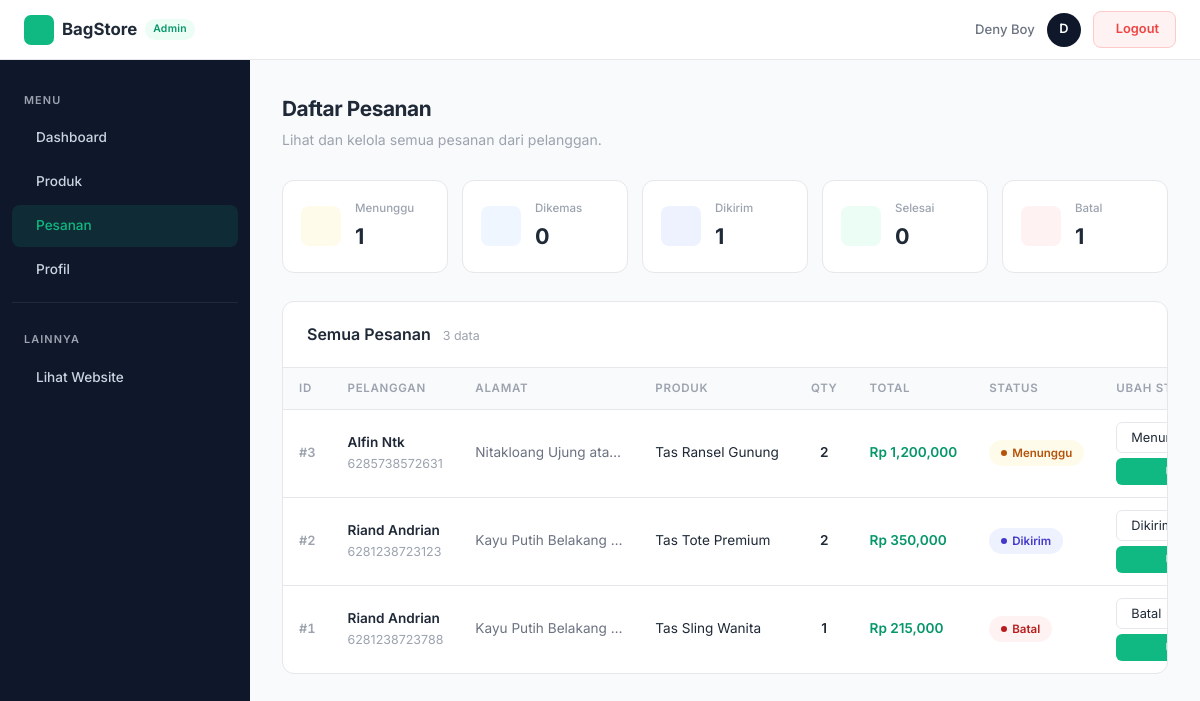
/admin/orders (signed in), run on the app's committed database.
### tables this page shows
CREATE TABLE orders (
    id INTEGER PRIMARY KEY AUTOINCREMENT,
    nama_pelanggan TEXT NOT NULL,
    email TEXT,
    no_hp TEXT,
    alamat TEXT NOT NULL,
    product_id INTEGER NOT NULL,
    jumlah INTEGER NOT NULL DEFAULT 1,
    total_harga INTEGER NOT NULL,
    status TEXT NOT NULL DEFAULT 'Menunggu',
    tanggal_pesanan TIMESTAMP DEFAULT CURRENT_TIMESTAMP,
    FOREIGN KEY (product_id) REFERENCES products(id)
);

CREATE TABLE products (
    id INTEGER PRIMARY KEY AUTOINCREMENT,
    nama TEXT NOT NULL,
    harga INTEGER NOT NULL,
    gambar TEXT NOT NULL,
    deskripsi TEXT NOT NULL
);

### app.py (the view, shortened to what this page needs)
@app.route("/admin/orders", methods=["GET", "POST"])
def admin_orders():
    if "admin_id" not in session:
        return redirect(url_for("admin_login"))
    conn = get_connection()
    orders = conn.execute("""
        SELECT
            orders.*,
            products.nama AS nama_produk
        FROM orders
        LEFT JOIN products
        ON orders.product_id = products.id
        ORDER BY orders.id DESC
    """).fetchall()
    orders_processed = []
    for o in orders:
        row = dict(o)
        phone_raw = row.get("no_hp")
        phone = normalize_whatsapp_number(phone_raw) if phone_raw else ""
        if phone:
            status_text = row.get("status") or "Menunggu"
            produk_nama = row.get("nama_produk") or "Produk"
            jumlah = int(row.get("jumlah") or 1)
            total = row.get("total_harga") or 0
            total_formatted = "{:,.0f}".format(total)
            gambar = row.get("gambar_produk")
            img_url = ""
            msg_parts = [f"Pesanan Anda #{row.get('id')} ({status_text})", f"{produk_nama} x{jumlah}", f"Total: Rp {total_formatted}", "Silakan lakukan pembayaran dan kirimkan bukti pembayaran di sini"]
            if img_url:
                msg_parts.append(f"Gambar: {img_url}")
            msg = " - ".join(msg_parts)
            wa_link = f"https://wa.me/{phone}?text={quote(msg)}"
        else:
            wa_link = ""
        row["wa_link"] = wa_link
        row["phone_normalized"] = phone
        orders_processed.append(row)
    total_products = conn.execute("""
        SELECT COUNT(*)
        FROM products
    """).fetchone()[0]
    total_orders = conn.execute("""
        SELECT COUNT(*)
        FROM orders
    """).fetchone()[0]
    total_admin = conn.execute("""
        SELECT COUNT(*)
        FROM admin
    """).fetchone()[0]
    conn.close()
    return render_template(
        "admin/orders.html",
        orders=orders_processed,
        total_products=total_products,
        total_orders=total_orders,
        total_admin=total_admin
    )

### app.py (called while the page is built)
def get_connection():
    conn = sqlite3.connect("database.db")
    conn.row_factory = sqlite3.Row
    return conn

def normalize_whatsapp_number(number):
    if not number:
        return ""
    phone = "".join(ch for ch in number if ch.isdigit())
    if phone.startswith("0"):
        phone = "62" + phone[1:]
    elif phone.startswith("+62"):
        phone = phone[1:]
    elif phone.startswith("8"):
        phone = "62" + phone
    return phone

### templates/admin/orders.html (shortened to what this page needs)
<!DOCTYPE html>
<html lang="id">
<head>
</head>
<body>
    <header class="topbar">
        <div class="topbar-left">
            <div class="topbar-logo">
                <span class="logo-icon">
                </span>
                BagStore
                <span class="admin-badge">Admin</span>
            </div>
        </div>
        <div class="topbar-right">
            <span class="admin-name-text" style="font-size:0.82rem;color:var(--text-2);font-weight:500">
                {{ session.get('admin_name', 'Administrator') }}
            </span>
            <div class="admin-avatar">
                {{ session.get('admin_name', 'A')[0]|upper }}
            </div>
            <a href="/admin/logout" class="logout-btn">
                Logout
            </a>
        </div>
    </header>
    <aside class="sidebar" id="sidebar">
        <div class="sidebar-label">Menu</div>
        <ul>
            <li>
                <a href="/admin/dashboard">
                    Dashboard
                </a>
            </li>
            <li>
                <a href="/admin/products">
                    Produk
                </a>
            </li>
            <li>
                <a href="/admin/orders" class="active">
                    Pesanan
                </a>
            </li>
            <li>
                <a href="/admin/profile">
                    Profil
                </a>
            </li>
        </ul>
        <div class="sidebar-divider"></div>
        <div class="sidebar-label">Lainnya</div>
        <ul>
            <li>
                <a href="/">
                    Lihat Website
                </a>
            </li>
        </ul>
    </aside>
    <main class="main">
        <div class="page-head">
            <h1>Daftar Pesanan</h1>
            <p>Lihat dan kelola semua pesanan dari pelanggan.</p>
        </div>
        <div class="stats">
            <div class="stat-card">
                <div class="stat-icon amber">
                </div>
                <div class="stat-info">
                    <h3>Menunggu</h3>
                    <div class="stat-num">{{ orders|selectattr('status','equalto','Menunggu')|list|length }}</div>
                </div>
            </div>
            <div class="stat-card">
                <div class="stat-icon blue">
                </div>
                <div class="stat-info">
                    <h3>Dikemas</h3>
                    <div class="stat-num">{{ orders|selectattr('status','equalto','Dikemas')|list|length }}</div>
                </div>
            </div>
            <div class="stat-card">
                <div class="stat-icon indigo">
                </div>
                <div class="stat-info">
                    <h3>Dikirim</h3>
                    <div class="stat-num">{{ orders|selectattr('status','equalto','Dikirim')|list|length }}</div>
                </div>
            </div>
            <div class="stat-card">
                <div class="stat-icon green">
                </div>
                <div class="stat-info">
                    <h3>Selesai</h3>
                    <div class="stat-num">{{ orders|selectattr('status','equalto','Selesai')|list|length }}</div>
                </div>
            </div>
            <div class="stat-card">
                <div class="stat-icon red">
                </div>
                <div class="stat-info">
                    <h3>Batal</h3>
                    <div class="stat-num">{{ orders|selectattr('status','equalto','Batal')|list|length }}</div>
                </div>
            </div>
        </div>
        <div class="table-card">
            <div class="table-head">
                <h2>Semua Pesanan <span class="count">{{ orders|length }} data</span></h2>
            </div>
            {% if orders %}
            <div class="table-wrap">
                <table>
                    <thead>
                        <tr>
                            <th>ID</th>
                            <th>Pelanggan</th>
                            <th>Alamat</th>
                            <th>Produk</th>
                            <th>Qty</th>
                            <th>Total</th>
                            <th>Status</th>
                            <th>Ubah Status</th>
                        </tr>
                    </thead>
                    <tbody>
                        {% for order in orders %}
                        <tr>
                            <td class="td-id">#{{ order.id }}</td>
                            <td class="td-customer">
                                {{ order.nama_pelanggan }}
                                <small>{{ order.no_hp or (order.email or '-') }}</small>
                            </td>
                            <td class="td-alamat" title="{{ order.alamat }}">{{ order.alamat }}</td>
                            <td class="td-product" title="{{ order.nama_produk or 'Produk tidak ditemukan' }}">
                                {{ order.nama_produk or 'Produk tidak ditemukan' }}
                            </td>
                            <td class="td-qty">{{ order.jumlah }}</td>
                            <td class="td-price">Rp {{ '{:,.0f}'.format(order.total_harga) }}</td>
                            <td>
                                {% set status_map = {
                                'Menunggu': 'badge-menunggu',
                                'Dikemas': 'badge-dikemas',
                                'Dikirim': 'badge-dikirim',
                                'Selesai': 'badge-selesai',
                                'Batal': 'badge-batal'
                                } %}
                                {% set s_class = status_map.get(order.status, 'badge-menunggu') %}
                                <span class="badge {{ s_class }}">
                                    <span class="badge-dot"></span>
                                    {{ order.status }}
                                </span>
                            </td>
                            <td class="action-cell">
                                <form class="action-form" action="/admin/orders" method="POST">
                                    <select name="status">
                                        {% for s in ['Menunggu', 'Dikemas', 'Dikirim', 'Selesai', 'Batal'] %}
                                        <option value="{{ s }}" {% if order.status==s %}selected{% endif %}>{{ s }}
                                        </option>
                                        {% endfor %}
                                    </select>
                                    <button type="submit">
                                    </button>
                                </form>
                            </td>
                        </tr>
                        {% endfor %}
                    </tbody>
                </table>
            </div>
            {% else %}
            <div class="td-empty">
                <span class="iconify" data-icon="mdi:package-variant-closed"
                    style="font-size:2rem;display:block;margin:0 auto 12px;color:var(--text-3)"></span>
                Belum ada pesanan masuk.
            </div>
            {% endif %}
        </div>
    </main>
</body>
</html>

### data on the page
orders: id "3", nama_pelanggan "Alfin Ntk", no_hp "6285738572631", alamat "Nitakloang Ujung ata…", nama "Tas Ransel Gunung", jumlah "2", total_harga "1,200,000", status "Menunggu"
orders: id "2", nama_pelanggan "Riand Andrian", no_hp "6281238723123", alamat "Kayu Putih Belakang…", nama "Tas Tote Premium", jumlah "2", total_harga "350,000", status "Dikirim"
orders: id "1", nama_pelanggan "Riand Andrian", no_hp "6281238723788", alamat "Kayu Putih Belakang…", nama "Tas Sling Wanita", jumlah "1", total_harga "215,000", status "Batal"

### other printed values
{{ session.get('admin_name', 'Administrator') }} "Deny Boy"
{{ session.get('admin_name', 'A')[0]|upper }} "D"
{{ orders|selectattr('status','equalto','Menunggu')|list|length }} "1"
{{ orders|selectattr('status','equalto','Dikemas')|list|length }} "0"
{{ orders|selectattr('status','equalto','Dikirim')|list|length }} "1"
{{ orders|selectattr('status','equalto','Selesai')|list|length }} "0"
{{ orders|selectattr('status','equalto','Batal')|list|length }} "1"
{{ orders|length }} "3"
